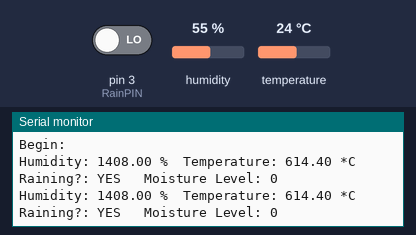
The sketch below on a simulated Arduino Uno, built with avr-gcc and run on an emulated ATmega328P. Shown: the last lines printed to the serial monitor. Wiring (inferred from the names in the program): DHT11 sensor: data pin 2. Inputs (shaded band) come from the test bench; at power-on: pin 3 (RainPIN) LOW, humidity 55 %, temperature 24 °C.

Above: at 5.3 s.
5.4 s: pin 3 (RainPIN) driven HIGH
At 7.8 s:
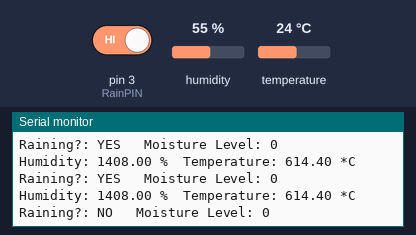
10.6 s: humidity set to 22 %
At 11.9 s:
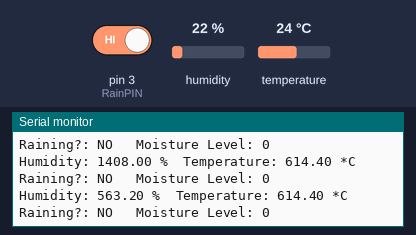
14.0 s: temperature set to 12 °C
At 17.1 s:
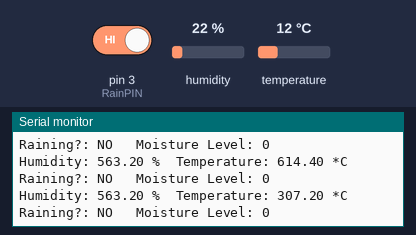
17.4 s: humidity set to 40 %
At 19.3 s:
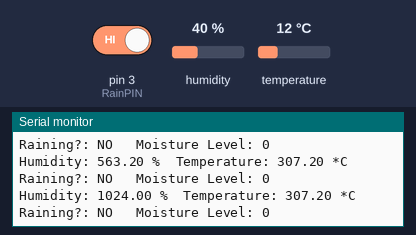
Timing chart, 0 to 20.8 s (numbered marks = the images above; inputs shaded):
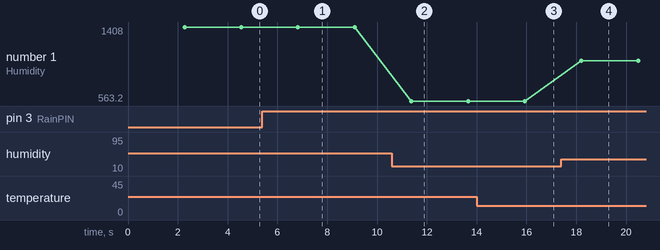

Measured:
- after the input at 5.4 s, the serial monitor: prints a new line after 1.4 s (image 1)
- after the input at 10.6 s, the serial monitor: prints a new line after 0.78 s (image 2)
- after the input at 14.0 s, the serial monitor: prints a new line after 1.9 s (image 3)
- after the input at 17.4 s, the serial monitor: prints a new line after 0.80 s (image 4)
- plotted number 1: 1408 → 563.2 after the input at 10.6 s, 563.2 → 1024 after the input at 17.4 s

The sketch:

weather_sens.ino
```cpp
#include "DHT.h"
#define DHTPIN 2     // Digital Pin of Arduino Board
#define DHTTYPE DHT22   // DHT 22  (AM2302), AM2321

DHT dht(DHTPIN, DHTTYPE);

#define RainPIN 3
int nRainVal;
boolean bIsRaining = false;
String strRaining;

void setup() {
  Serial.begin(115200);
  Serial.println("Begin:");

  dht.begin();
  pinMode(RainPIN,INPUT);

}

void loop() {
  // Wait a few seconds between measurements.
  delay(2000);
  dhtsens();
  rainsens();

}


void dhtsens(){
// Reading temperature or humidity takes about 250 milliseconds.
  // Sensor readings may also be up to 2 seconds.
  float h = dht.readHumidity();
  // Read temperature as Celsius (the default).
  float t = dht.readTemperature();

  // Check if any reads failed and try again.
  while (isnan(h) || isnan(t)) {
    delay(1000);
    Serial.println("Failed to read from DHT sensor!");
    h = dht.readHumidity();
    t = dht.readTemperature();
  }

  // Compute heat index in Celsius (isFahreheit = false)
  // float hic = dht.computeHeatIndex(t, h, false);

  Serial.print("Humidity: ");
  Serial.print(h);
  Serial.print(" %\t");
  Serial.print("Temperature: ");
  Serial.print(t);
  Serial.print(" *C\n");
  // Serial.print("Heat index: ");
  // Serial.print(hic);
  // Serial.print(" *C\n");
}


void rainsens(){
  //nRainVal = analogRead(nRainIn);
  bIsRaining = !(digitalRead(RainPIN));

  if(bIsRaining){
    strRaining = "YES";
  }
  else{
    strRaining = "NO";
  }

  Serial.print("Raining?: ");
  Serial.print(strRaining);
  Serial.print("\t Moisture Level: ");
  Serial.println(nRainVal);
}
```

DHT.cpp
```cpp
// (licence header left out)
#include "DHT.h"

#define MIN_INTERVAL 2000

DHT::DHT(uint8_t pin, uint8_t type, uint8_t count) {
  _pin = pin;
  _type = type;
  #ifdef __AVR
    _bit = digitalPinToBitMask(pin);
    _port = digitalPinToPort(pin);
  #endif
  _maxcycles = microsecondsToClockCycles(1000);  // 1 millisecond timeout for
                                                 // reading pulses from DHT sensor.
  // Note that count is now ignored as the DHT reading algorithm adjusts itself
  // basd on the speed of the processor.
}

void DHT::begin(void) {
  // set up the pins!
  pinMode(_pin, INPUT_PULLUP);
  // Using this value makes sure that millis() - lastreadtime will be
  // >= MIN_INTERVAL right away. Note that this assignment wraps around,
  // but so will the subtraction.
  _lastreadtime = -MIN_INTERVAL;
  DEBUG_PRINT("Max clock cycles: "); DEBUG_PRINTLN(_maxcycles, DEC);
}

//boolean S == Scale.  True == Fahrenheit; False == Celcius
float DHT::readTemperature(bool S, bool force) {
  float f = NAN;

  if (read(force)) {
    switch (_type) {
    case DHT11:
      f = data[2];
      if(S) {
        f = convertCtoF(f);
      }
      break;
    case DHT22:
    case DHT21:
      f = data[2] & 0x7F;
      f *= 256;
      f += data[3];
      f *= 0.1;
      if (data[2] & 0x80) {
        f *= -1;
      }
      if(S) {
        f = convertCtoF(f);
      }
      break;
    }
  }
  return f;
}

float DHT::convertCtoF(float c) {
  return c * 1.8 + 32;
}

float DHT::convertFtoC(float f) {
  return (f - 32) * 0.55555;
}

float DHT::readHumidity(bool force) {
  float f = NAN;
  if (read()) {
    switch (_type) {
    case DHT11:
      f = data[0];
      break;
    case DHT22:
    case DHT21:
      f = data[0];
      f *= 256;
      f += data[1];
      f *= 0.1;
      break;
    }
  }
  return f;
}

//boolean isFahrenheit: True == Fahrenheit; False == Celcius
float DHT::computeHeatIndex(float temperature, float percentHumidity, bool isFahrenheit) {
  // Using both Rothfusz and Steadman's equations
  // http://www.wpc.ncep.noaa.gov/html/heatindex_equation.shtml
  float hi;

  if (!isFahrenheit)
    temperature = convertCtoF(temperature);

  hi = 0.5 * (temperature + 61.0 + ((temperature - 68.0) * 1.2) + (percentHumidity * 0.094));

  if (hi > 79) {
    hi = -42.379 +
             2.04901523 * temperature +
            10.14333127 * percentHumidity +
            -0.22475541 * temperature*percentHumidity +
            -0.00683783 * pow(temperature, 2) +
            -0.05481717 * pow(percentHumidity, 2) +
             0.00122874 * pow(temperature, 2) * percentHumidity +
             0.00085282 * temperature*pow(percentHumidity, 2) +
            -0.00000199 * pow(temperature, 2) * pow(percentHumidity, 2);

    if((percentHumidity < 13) && (temperature >= 80.0) && (temperature <= 112.0))
      hi -= ((13.0 - percentHumidity) * 0.25) * sqrt((17.0 - abs(temperature - 95.0)) * 0.05882);

    else if((percentHumidity > 85.0) && (temperature >= 80.0) && (temperature <= 87.0))
      hi += ((percentHumidity - 85.0) * 0.1) * ((87.0 - temperature) * 0.2);
  }

  return isFahrenheit ? hi : convertFtoC(hi);
}

boolean DHT::read(bool force) {
  // Check if sensor was read less than two seconds ago and return early
  // to use last reading.
  uint32_t currenttime = millis();
  if (!force && ((currenttime - _lastreadtime) < 2000)) {
    return _lastresult; // return last correct measurement
  }
  _lastreadtime = currenttime;

  // Reset 40 bits of received data to zero.
  data[0] = data[1] = data[2] = data[3] = data[4] = 0;

  // Send start signal.  See DHT datasheet for full signal diagram:
  //   http://www.adafruit.com/datasheets/Digital%20humidity%20and%20temperature%20sensor%20AM2302.pdf

  // Go into high impedence state to let pull-up raise data line level and
  // start the reading process.
  digitalWrite(_pin, HIGH);
  delay(250);

  // First set data line low for 20 milliseconds.
  pinMode(_pin, OUTPUT);
  digitalWrite(_pin, LOW);
  delay(20);

  uint32_t cycles[80];
  {
    // Turn off interrupts temporarily because the next sections are timing critical
    // and we don't want any interruptions.
    InterruptLock lock;

    // End the start signal by setting data line high for 40 microseconds.
    digitalWrite(_pin, HIGH);
    delayMicroseconds(40);

    // Now start reading the data line to get the value from the DHT sensor.
    pinMode(_pin, INPUT_PULLUP);
    delayMicroseconds(10);  // Delay a bit to let sensor pull data line low.

    // First expect a low signal for ~80 microseconds followed by a high signal
    // for ~80 microseconds again.
    if (expectPulse(LOW) == 0) {
      DEBUG_PRINTLN(F("Timeout waiting for start signal low pulse."));
      _lastresult = false;
      return _lastresult;
    }
    if (expectPulse(HIGH) == 0) {
      DEBUG_PRINTLN(F("Timeout waiting for start signal high pulse."));
      _lastresult = false;
      return _lastresult;
    }

    // Now read the 40 bits sent by the sensor.  Each bit is sent as a 50
    // microsecond low pulse followed by a variable length high pulse.  If the
    // high pulse is ~28 microseconds then it's a 0 and if it's ~70 microseconds
    // then it's a 1.  We measure the cycle count of the initial 50us low pulse
    // and use that to compare to the cycle count of the high pulse to determine
    // if the bit is a 0 (high state cycle count < low state cycle count), or a
    // 1 (high state cycle count > low state cycle count). Note that for speed all
    // the pulses are read into a array and then examined in a later step.
    for (int i=0; i<80; i+=2) {
      cycles[i]   = expectPulse(LOW);
      cycles[i+1] = expectPulse(HIGH);
    }
  } // Timing critical code is now complete.

  // Inspect pulses and determine which ones are 0 (high state cycle count < low
  // state cycle count), or 1 (high state cycle count > low state cycle count).
  for (int i=0; i<40; ++i) {
    uint32_t lowCycles  = cycles[2*i];
    uint32_t highCycles = cycles[2*i+1];
    if ((lowCycles == 0) || (highCycles == 0)) {
      DEBUG_PRINTLN(F("Timeout waiting for pulse."));
      _lastresult = false;
      return _lastresult;
    }
    data[i/8] <<= 1;
    // Now compare the low and high cycle times to see if the bit is a 0 or 1.
    if (highCycles > lowCycles) {
      // High cycles are greater than 50us low cycle count, must be a 1.
      data[i/8] |= 1;
    }
    // Else high cycles are less than (or equal to, a weird case) the 50us low
    // cycle count so this must be a zero.  Nothing needs to be changed in the
    // stored data.
  }

  DEBUG_PRINTLN(F("Received:"));
  DEBUG_PRINT(data[0], HEX); DEBUG_PRINT(F(", "));
  DEBUG_PRINT(data[1], HEX); DEBUG_PRINT(F(", "));
  DEBUG_PRINT(data[2], HEX); DEBUG_PRINT(F(", "));
  DEBUG_PRINT(data[3], HEX); DEBUG_PRINT(F(", "));
  DEBUG_PRINT(data[4], HEX); DEBUG_PRINT(F(" =? "));
  DEBUG_PRINTLN((data[0] + data[1] + data[2] + data[3]) & 0xFF, HEX);

  // Check we read 40 bits and that the checksum matches.
  if (data[4] == ((data[0] + data[1] + data[2] + data[3]) & 0xFF)) {
    _lastresult = true;
    return _lastresult;
  }
  else {
    DEBUG_PRINTLN(F("Checksum failure!"));
    _lastresult = false;
    return _lastresult;
  }
}

// Expect the signal line to be at the specified level for a period of time and
// return a count of loop cycles spent at that level (this cycle count can be
// used to compare the relative time of two pulses).  If more than a millisecond
// ellapses without the level changing then the call fails with a 0 response.
// This is adapted from Arduino's pulseInLong function (which is only available
// in the very latest IDE versions):
//   https://github.com/arduino/Arduino/blob/master/hardware/arduino/avr/cores/arduino/wiring_pulse.c
uint32_t DHT::expectPulse(bool level) {
  uint32_t count = 0;
  // On AVR platforms use direct GPIO port access as it's much faster and better
  // for catching pulses that are 10's of microseconds in length:
  #ifdef __AVR
    uint8_t portState = level ? _bit : 0;
    while ((*portInputRegister(_port) & _bit) == portState) {
      if (count++ >= _maxcycles) {
        return 0; // Exceeded timeout, fail.
      }
    }
  // Otherwise fall back to using digitalRead (this seems to be necessary on ESP8266
  // right now, perhaps bugs in direct port access functions?).
  #else
    while (digitalRead(_pin) == level) {
      if (count++ >= _maxcycles) {
        return 0; // Exceeded timeout, fail.
      }
    }
  #endif

  return count;
}
```

DHT.h
```cpp
// (licence header left out)
#ifndef DHT_H
#define DHT_H

#if ARDUINO >= 100
 #include "Arduino.h"
#else
 #include "WProgram.h"
#endif


// Uncomment to enable printing out nice debug messages.
//#define DHT_DEBUG

// Define where debug output will be printed.
#define DEBUG_PRINTER Serial

// Setup debug printing macros.
#ifdef DHT_DEBUG
  #define DEBUG_PRINT(...) { DEBUG_PRINTER.print(__VA_ARGS__); }
  #define DEBUG_PRINTLN(...) { DEBUG_PRINTER.println(__VA_ARGS__); }
#else
  #define DEBUG_PRINT(...) {}
  #define DEBUG_PRINTLN(...) {}
#endif

// Define types of sensors.
#define DHT11 11
#define DHT22 22
#define DHT21 21
#define AM2301 21


class DHT {
  public:
   DHT(uint8_t pin, uint8_t type, uint8_t count=6);
   void begin(void);
   float readTemperature(bool S=false, bool force=false);
   float convertCtoF(float);
   float convertFtoC(float);
   float computeHeatIndex(float temperature, float percentHumidity, bool isFahrenheit=true);
   float readHumidity(bool force=false);
   boolean read(bool force=false);

 private:
  uint8_t data[5];
  uint8_t _pin, _type;
  #ifdef __AVR
    // Use direct GPIO access on an 8-bit AVR so keep track of the port and bitmask
    // for the digital pin connected to the DHT.  Other platforms will use digitalRead.
    uint8_t _bit, _port;
  #endif
  uint32_t _lastreadtime, _maxcycles;
  bool _lastresult;

  uint32_t expectPulse(bool level);

};

class InterruptLock {
  public:
   InterruptLock() {
    noInterrupts();
   }
   ~InterruptLock() {
    interrupts();
   }

};

#endif
```
